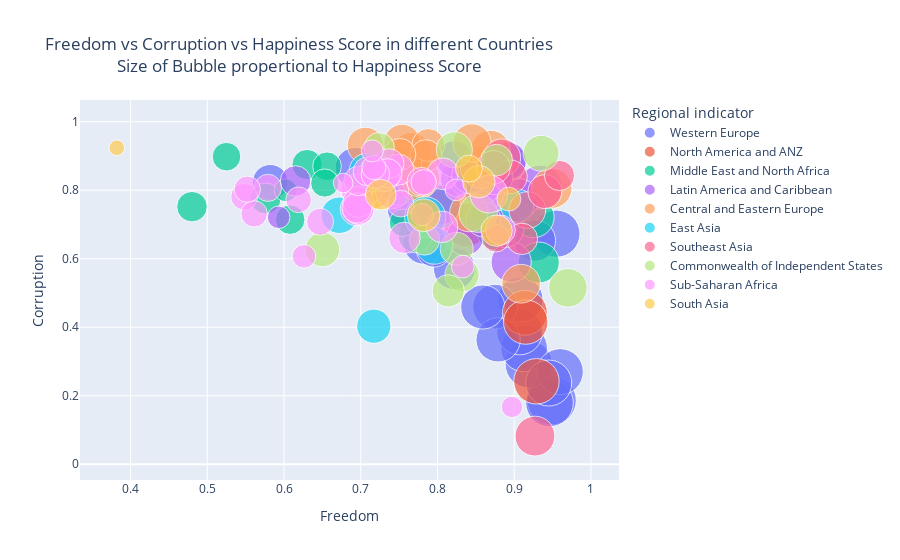

Write notebook code for a chart like this one.
### Markdown cell above
### Happiness index vs Corruption vs Freedom in different Region

### Code cell
fig = px.scatter(df1,
    x="Freedom", y='Corruption', size="Ladder score", color="Regional indicator",
    labels={"Ladder score": 'Happiness index Score'},size_max=7,
    title="Freedom vs Corruption vs Happiness Score in different Countries<br> \
                 Size of Bubble propertional to Happiness Score",
                 opacity=0.7,hover_name='Country')
fig.update_traces(marker_sizemode='diameter')
fig.show()

### Figure 1 — Plotly figure (JSON) as saved in the notebook; plotly's stock layout.template omitted (floating-point values rounded to 4 significant figures)
{"data": [{"hovertemplate": "<b>%{hovertext}</b><br><br>Regional indicator=Western Europe<br>Freedom=%{x}<br>Corruption=%{y}<br>Happiness index Score=%{marker.size}<extra></extra>", "hovertext": ["Finland", "Denmark", "Switzerland", "Iceland", "Netherlands", "Norway", "Sweden", "Luxembourg", "Austria", "Germany", "Ireland", "United Kingdom", "Belgium", "France", "Malta", "Spain", "Italy", "Cyprus", "Portugal", "Greece", "North Cyprus"], "legendgroup": "Western Europe", "marker": {"color": "#636efa", "opacity": 0.7, "size": [7.842, 7.62, 7.571, 7.554, 7.464, 7.392, 7.363, 7.324, 7.268, 7.155, 7.085, 7.064, 6.834, 6.69, 6.602, 6.491, 6.483, 6.223, 5.929, 5.723, 5.536], "sizemode": "diameter", "sizeref": 0.16, "symbol": "circle"}, "mode": "markers", "name": "Western Europe", "orientation": "v", "showlegend": true, "type": "scatter", "x": [0.949, 0.946, 0.919, 0.955, 0.913, 0.96, 0.945, 0.907, 0.908, 0.875, 0.879, 0.859, 0.783, 0.822, 0.927, 0.761, 0.693, 0.763, 0.892, 0.582, 0.795], "xaxis": "x", "y": [0.186, 0.179, 0.292, 0.673, 0.338, 0.27, 0.237, 0.386, 0.481, 0.46, 0.363, 0.459, 0.646, 0.571, 0.653, 0.745, 0.866, 0.844, 0.887, 0.823, 0.626], "yaxis": "y"}, {"hovertemplate": "<b>%{hovertext}</b><br><br>Regional indicator=North America and ANZ<br>Freedom=%{x}<br>Corruption=%{y}<br>Happiness index Score=%{marker.size}<extra></extra>", "hovertext": ["New Zealand", "Australia", "Canada", "United States"], "legendgroup": "North America and ANZ", "marker": {"color": "#EF553B", "opacity": 0.7, "size": [7.277, 7.183, 7.103, 6.951], "sizemode": "diameter", "sizeref": 0.16, "symbol": "circle"}, "mode": "markers", "name": "North America and ANZ", "orientation": "v", "showlegend": true, "type": "scatter", "x": [0.929, 0.914, 0.915, 0.837], "xaxis": "x", "y": [0.242, 0.442, 0.415, 0.698], "yaxis": "y"}, {"hovertemplate": "<b>%{hovertext}</b><br><br>Regional indicator=Middle East and North Africa<br>Freedom=%{x}<br>Corruption=%{y}<br>Happiness index Score=%{marker.size}<extra></extra>", "hovertext": ["Israel", "Bahrain", "United Arab Emirates", "Saudi Arabia", "Kuwait", "Libya", "Turkey", "Morocco", "Algeria", "Iraq", "Iran", "Tunisia", "Lebanon", "Palestinian Territories", "Jordan", "Egypt", "Yemen"], "legendgroup": "Middle East and North Africa", "marker": {"color": "#00cc96", "opacity": 0.7, "size": [7.157, 6.647, 6.561, 6.494, 6.106, 5.41, 4.948, 4.918, 4.887, 4.854, 4.721, 4.596, 4.584, 4.517, 4.395, 4.283, 3.658], "sizemode": "diameter", "sizeref": 0.16, "symbol": "circle"}, "mode": "markers", "name": "Middle East and North Africa", "orientation": "v", "showlegend": true, "type": "scatter", "x": [0.8, 0.925, 0.932, 0.877, 0.867, 0.771, 0.576, 0.774, 0.48, 0.63, 0.608, 0.656, 0.525, 0.653, 0.755, 0.749, 0.602], "xaxis": "x", "y": [0.753, 0.722, 0.589, 0.684, 0.736, 0.667, 0.776, 0.801, 0.752, 0.875, 0.714, 0.87, 0.898, 0.821, 0.705, 0.795, 0.8], "yaxis": "y"}, {"hovertemplate": "<b>%{hovertext}</b><br><br>Regional indicator=Latin America and Caribbean<br>Freedom=%{x}<br>Corruption=%{y}<br>Happiness index Score=%{marker.size}<extra></extra>", "hovertext": ["Costa Rica", "Guatemala", "Uruguay", "Brazil", "Mexico", "Jamaica", "Panama", "Chile", "El Salvador", "Colombia", "Nicaragua", "Argentina", "Honduras", "Peru", "Ecuador", "Bolivia", "Paraguay", "Dominican Republic", "Venezuela", "Haiti"], "legendgroup": "Latin America and Caribbean", "marker": {"color": "#ab63fa", "opacity": 0.7, "size": [7.069, 6.435, 6.431, 6.33, 6.317, 6.309, 6.18, 6.172, 6.061, 6.012, 5.972, 5.929, 5.919, 5.84, 5.764, 5.716, 5.653, 5.545, 4.892, 3.615], "sizemode": "diameter", "sizeref": 0.16, "symbol": "circle"}, "mode": "markers", "name": "Latin America and Caribbean", "orientation": "v", "showlegend": true, "type": "scatter", "x": [0.934, 0.906, 0.896, 0.804, 0.862, 0.89, 0.872, 0.742, 0.888, 0.837, 0.836, 0.828, 0.857, 0.822, 0.842, 0.875, 0.876, 0.86, 0.615, 0.593], "xaxis": "x", "y": [0.809, 0.775, 0.59, 0.756, 0.799, 0.884, 0.856, 0.83, 0.688, 0.841, 0.664, 0.834, 0.809, 0.891, 0.843, 0.839, 0.882, 0.714, 0.827, 0.721], "yaxis": "y"}, {"hovertemplate": "<b>%{hovertext}</b><br><br>Regional indicator=Central and Eastern Europe<br>Freedom=%{x}<br>Corruption=%{y}<br>Happiness index Score=%{marker.size}<extra></extra>", "hovertext": ["Czech Republic", "Slovenia", "Kosovo", "Slovakia", "Lithuania", "Estonia", "Poland", "Romania", "Serbia", "Latvia", "Hungary", "Croatia", "Bosnia and Herzegovina", "Montenegro", "Bulgaria", "Albania", "North Macedonia"], "legendgroup": "Central and Eastern Europe", "marker": {"color": "#FFA15A", "opacity": 0.7, "size": [6.965, 6.461, 6.372, 6.331, 6.255, 6.189, 6.166, 6.14, 6.078, 6.032, 5.992, 5.882, 5.813, 5.581, 5.266, 5.117, 5.101], "sizemode": "diameter", "sizeref": 0.16, "symbol": "circle"}, "mode": "markers", "name": "Central and Eastern Europe", "orientation": "v", "showlegend": true, "type": "scatter", "x": [0.858, 0.949, 0.869, 0.766, 0.773, 0.909, 0.841, 0.845, 0.778, 0.715, 0.755, 0.754, 0.706, 0.708, 0.788, 0.785, 0.751], "xaxis": "x", "y": [0.868, 0.806, 0.917, 0.911, 0.826, 0.527, 0.735, 0.938, 0.835, 0.8, 0.876, 0.939, 0.931, 0.812, 0.932, 0.901, 0.905], "yaxis": "y"}, {"hovertemplate": "<b>%{hovertext}</b><br><br>Regional indicator=East Asia<br>Freedom=%{x}<br>Corruption=%{y}<br>Happiness index Score=%{marker.size}<extra></extra>", "hovertext": ["Taiwan Province of China", "Japan", "South Korea", "Mongolia", "Hong Kong S.A.R. of China", "China"], "legendgroup": "East Asia", "marker": {"color": "#19d3f3", "opacity": 0.7, "size": [6.584, 5.94, 5.845, 5.677, 5.477, 5.339], "sizemode": "diameter", "sizeref": 0.16, "symbol": "circle"}, "mode": "markers", "name": "East Asia", "orientation": "v", "showlegend": true, "type": "scatter", "x": [0.784, 0.796, 0.672, 0.708, 0.717, 0.904], "xaxis": "x", "y": [0.721, 0.638, 0.727, 0.856, 0.403, 0.755], "yaxis": "y"}, {"hovertemplate": "<b>%{hovertext}</b><br><br>Regional indicator=Southeast Asia<br>Freedom=%{x}<br>Corruption=%{y}<br>Happiness index Score=%{marker.size}<extra></extra>", "hovertext": ["Singapore", "Thailand", "Philippines", "Vietnam", "Malaysia", "Indonesia", "Laos", "Cambodia", "Myanmar"], "legendgroup": "Southeast Asia", "marker": {"color": "#FF6692", "opacity": 0.7, "size": [6.377, 5.985, 5.88, 5.411, 5.384, 5.345, 5.03, 4.83, 4.426], "sizemode": "diameter", "sizeref": 0.16, "symbol": "circle"}, "mode": "markers", "name": "Southeast Asia", "orientation": "v", "showlegend": true, "type": "scatter", "x": [0.927, 0.884, 0.917, 0.94, 0.895, 0.873, 0.91, 0.959, 0.876], "xaxis": "x", "y": [0.082, 0.895, 0.742, 0.796, 0.839, 0.867, 0.658, 0.843, 0.66], "yaxis": "y"}, {"hovertemplate": "<b>%{hovertext}</b><br><br>Regional indicator=Commonwealth of Independent States<br>Freedom=%{x}<br>Corruption=%{y}<br>Happiness index Score=%{marker.size}<extra></extra>", "hovertext": ["Uzbekistan", "Kazakhstan", "Moldova", "Kyrgyzstan", "Belarus", "Russia", "Tajikistan", "Armenia", "Azerbaijan", "Turkmenistan", "Georgia", "Ukraine"], "legendgroup": "Commonwealth of Independent States", "marker": {"color": "#B6E880", "opacity": 0.7, "size": [6.179, 6.152, 5.766, 5.744, 5.534, 5.477, 5.466, 5.283, 5.171, 5.066, 4.891, 4.875], "sizemode": "diameter", "sizeref": 0.16, "symbol": "circle"}, "mode": "markers", "name": "Commonwealth of Independent States", "orientation": "v", "showlegend": true, "type": "scatter", "x": [0.97, 0.853, 0.822, 0.935, 0.65, 0.718, 0.832, 0.825, 0.814, 0.877, 0.783, 0.724], "xaxis": "x", "y": [0.515, 0.733, 0.918, 0.908, 0.627, 0.845, 0.553, 0.629, 0.506, 0.888, 0.655, 0.924], "yaxis": "y"}, {"hovertemplate": "<b>%{hovertext}</b><br><br>Regional indicator=Sub-Saharan Africa<br>Freedom=%{x}<br>Corruption=%{y}<br>Happiness index Score=%{marker.size}<extra></extra>", "hovertext": ["Mauritius", "Congo (Brazzaville)", "Ivory Coast", "Cameroon", "Senegal", "Ghana", "Niger", "Gambia", "Benin", "Guinea", "South Africa", "Gabon", "Burkina Faso", "Mozambique", "Nigeria", "Mali", "Uganda", "Liberia", "Kenya", "Namibia", "Chad", "Swaziland", "Comoros", "Ethiopia", "Mauritania", "Madagascar", "Togo", "Zambia", "Sierra Leone", "Burundi", "Tanzania", "Malawi", "Lesotho", "Botswana", "Rwanda", "Zimbabwe"], "legendgroup": "Sub-Saharan Africa", "marker": {"color": "#FF97FF", "opacity": 0.7, "size": [6.049, 5.342, 5.306, 5.142, 5.132, 5.088, 5.074, 5.051, 5.045, 4.984, 4.956, 4.852, 4.834, 4.794, 4.759, 4.723, 4.636, 4.625, 4.607, 4.574, 4.355, 4.308, 4.289, 4.275, 4.227, 4.208, 4.107, 4.073, 3.849, 3.775, 3.623, 3.6, 3.512, 3.467, 3.415, 3.145], "sizemode": "diameter", "sizeref": 0.16, "symbol": "circle"}, "mode": "markers", "name": "Sub-Saharan Africa", "orientation": "v", "showlegend": true, "type": "scatter", "x": [0.867, 0.695, 0.741, 0.731, 0.695, 0.807, 0.806, 0.697, 0.757, 0.697, 0.749, 0.731, 0.695, 0.882, 0.737, 0.697, 0.709, 0.735, 0.779, 0.719, 0.579, 0.647, 0.548, 0.752, 0.561, 0.552, 0.619, 0.782, 0.717, 0.626, 0.833, 0.78, 0.715, 0.824, 0.897, 0.677], "xaxis": "x", "y": [0.789, 0.745, 0.794, 0.848, 0.801, 0.848, 0.693, 0.746, 0.661, 0.766, 0.86, 0.84, 0.748, 0.684, 0.878, 0.827, 0.855, 0.85, 0.825, 0.847, 0.807, 0.708, 0.781, 0.761, 0.731, 0.803, 0.772, 0.823, 0.866, 0.607, 0.577, 0.729, 0.915, 0.801, 0.167, 0.821], "yaxis": "y"}, {"hovertemplate": "<b>%{hovertext}</b><br><br>Regional indicator=South Asia<br>Freedom=%{x}<br>Corruption=%{y}<br>Happiness index Score=%{marker.size}<extra></extra>", "hovertext": ["Nepal", "Maldives", "Bangladesh", "Pakistan", "Sri Lanka", "India", "Afghanistan"], "legendgroup": "South Asia", "marker": {"color": "#FECB52", "opacity": 0.7, "size": [5.269, 5.198, 5.025, 4.934, 4.325, 3.819, 2.523], "sizemode": "diameter", "sizeref": 0.16, "symbol": "circle"}, "mode": "markers", "name": "South Asia", "orientation": "v", "showlegend": true, "type": "scatter", "x": [0.782, 0.854, 0.877, 0.726, 0.841, 0.893, 0.382], "xaxis": "x", "y": [0.727, 0.825, 0.682, 0.787, 0.863, 0.774, 0.924], "yaxis": "y"}], "layout": {"legend": {"itemsizing": "constant", "title": {"text": "Regional indicator"}, "tracegroupgap": 0}, "title": {"text": "Freedom vs Corruption vs Happiness Score in different Countries<br>                  Size of Bubble propertional to Happiness Score"}, "xaxis": {"anchor": "y", "domain": [0, 1], "title": {"text": "Freedom"}}, "yaxis": {"anchor": "x", "domain": [0, 1], "title": {"text": "Corruption"}}}}
